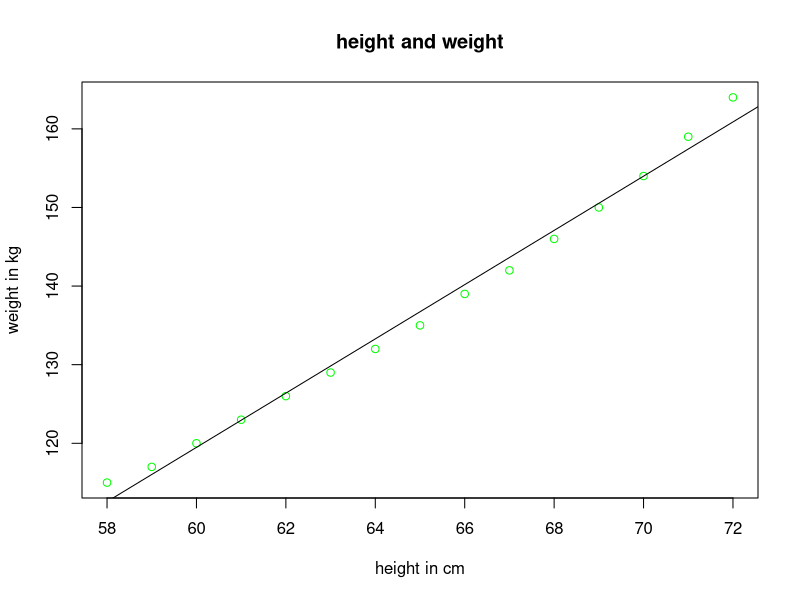

Here is the R script that generated this plot:
library(datasets)
data("women")
women

x=women[,1]
y=women[,2]

plot(x,y,main='height and weight', xlab='height in cm', 
     ylab='weight in kg',col='green')  

linear_reg=lm(y~x)
linear_reg

abline(lm(y~x))
